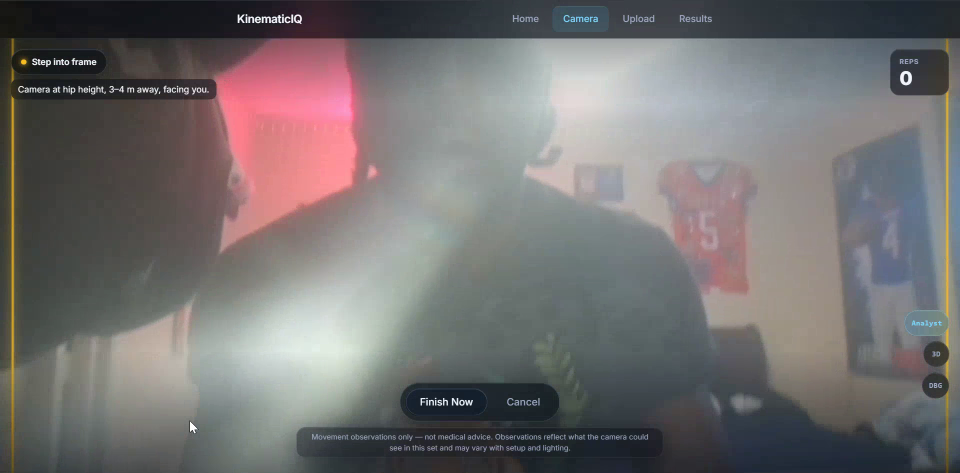
#> input picture docs/review/camera-ux-review/v2_5s_analyst-flow.png, 1920 x 946 px (shown at 1/2 size)
$ python annotate_frames.py
#> lines starting #> are read from the running program, lines starting #| are printed output that depends on the picture
from PIL import Image, ImageDraw, ImageFont
from pathlib import Path

out = Path(__file__).parent
font_sm = None
for fp in [r"C:\Windows\Fonts\arialbd.ttf", r"C:\Windows\Fonts\segoeui.ttf"]:
    try:
        font_sm = ImageFont.truetype(fp, 16)
        break
    except OSError:
        pass
if font_sm is None:
    font_sm = ImageFont.load_default()


def annotate(src_name: str, dst_name: str, callouts: list[dict]) -> None:
#> called with src_name = 'v2_5s_analyst-flow.png', dst_name = 'annotated-01-waiting-hierarchy.png'
    img = Image.open(out / src_name).convert("RGBA")
    draw = ImageDraw.Draw(img)
    w, h = img.size
#> w = 1920; h = 946

    for c in callouts:
        x, y = c["xy"]
        text = c["text"]
        color = c.get("color", (255, 80, 80, 255))
        bbox = draw.textbbox((0, 0), text, font=font_sm)
        tw, th = bbox[2] - bbox[0], bbox[3] - bbox[1]
        pad = 8
        box = [x, y, x + tw + pad * 2, y + th + pad * 2]
        draw.rounded_rectangle(box, radius=8, fill=(0, 0, 0, 200), outline=color, width=3)
        draw.text((x + pad, y + pad), text, fill=(255, 255, 255, 255), font=font_sm)
        if "point" in c:
            px, py = c["point"]
            draw.ellipse([px - 6, py - 6, px + 6, py + 6], fill=color)
            draw.line([box[0] + tw // 2, box[3], px, py], fill=color, width=2)
#> this loop made 5 passes
#> (bbox, tw, box) on passes 1 to 5: ((0, 3, 404, 18), 404, [24, 110, 444, 141]), ((0, 3, 322, 18), 322, [24, 185, 362, 216]), ((0, 3, 324, 18), 324, [900, 110, 1240, 141]), ((0, 3, 347, 18), 347, [24, 520, 387, 551]), ((0, 3, 283, 18), 283, [850, 620, 1149, 651])

    img.convert("RGB").save(out / dst_name, quality=92)
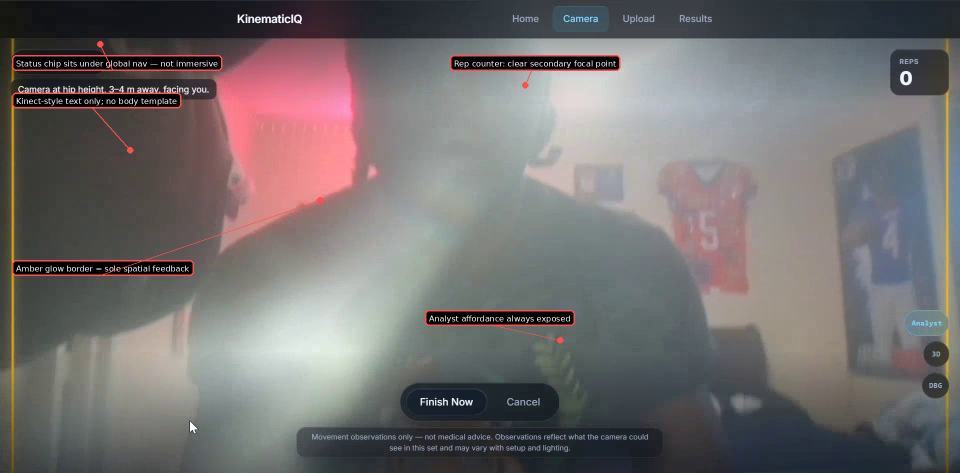
#> saved as annotated-01-waiting-hierarchy.png: PIL image 1920x946 RGB (shown at 1/2 size); mean R, G, B 114.7, 110, 110.4
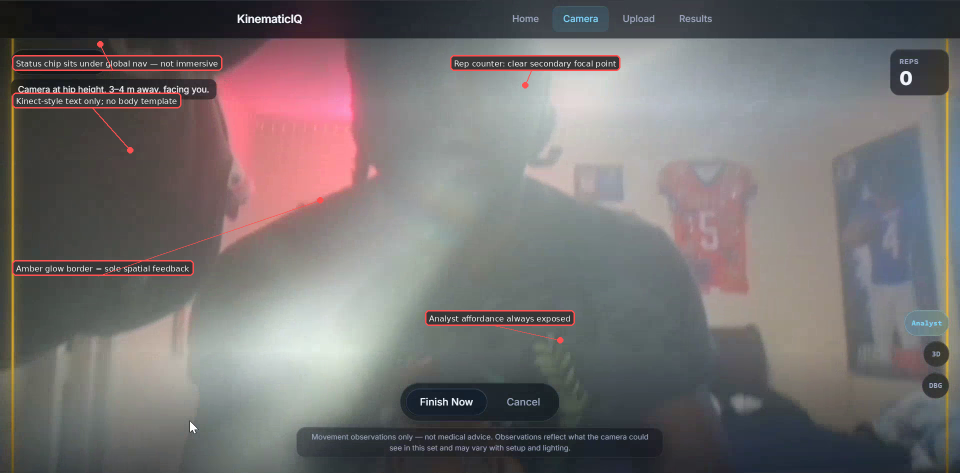
#> img: PIL image 1920x946 RGBA (shown at 1/2 size); mean R, G, B, A 114.7, 110, 110.4, 253.8; transparent parts drawn white
    print("wrote", dst_name)


annotate(
    "v2_5s_analyst-flow.png",
    "annotated-01-waiting-hierarchy.png",
    [
        {"xy": (24, 110), "text": "Status chip sits under global nav — not immersive", "point": (200, 88)},
        {"xy": (24, 185), "text": "Kinect-style text only; no body template", "point": (260, 300)},
        {"xy": (900, 110), "text": "Rep counter: clear secondary focal point", "point": (1050, 170)},
        {"xy": (24, 520), "text": "Amber glow border = sole spatial feedback", "point": (640, 400)},
        {"xy": (850, 620), "text": "Analyst affordance always exposed", "point": (1120, 680)},
    ],
)

annotate(
    "v1_15s_initial-flow.png",
    "annotated-02-analyst-clutter.png",
    [
        {"xy": (20, 100), "text": "Debug panel dominates left 40% of stage", "point": (30, 350)},
        {"xy": (860, 100), "text": "3D panel blocks subject + rep count", "point": (1000, 280)},
        {"xy": (860, 200), "text": "Skeleton reads MediaPipe demo", "point": (640, 400)},
        {"xy": (20, 250), "text": "Gate FAIL visible — normal users never see why", "point": (200, 500)},
    ],
)
#> call 2 of annotate, with src_name = 'v1_15s_initial-flow.png', dst_name = 'annotated-02-analyst-clutter.png'
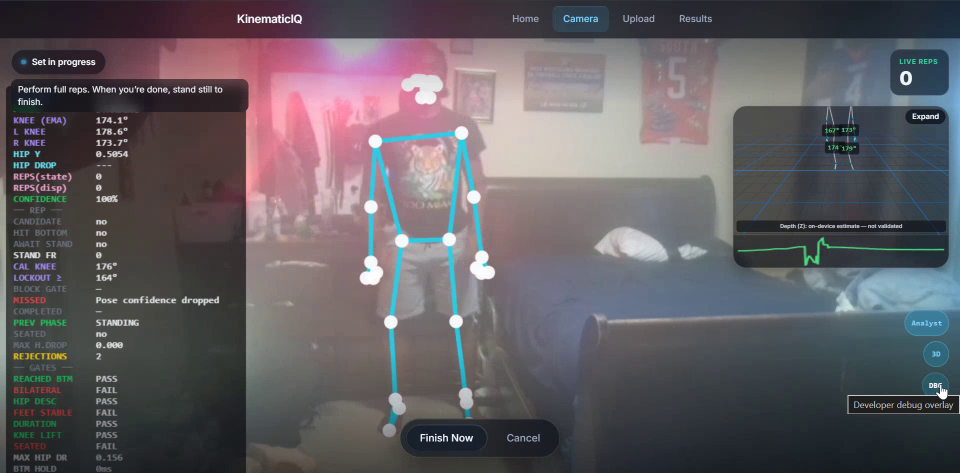
#> input picture docs/review/camera-ux-review/v1_15s_initial-flow.png, 1920 x 946 px (shown at 1/2 size)
#> the loop in annotate (call 2), `for c in callouts:` made 4 passes
#> (bbox, tw, box) on passes 1 to 4: ((0, 3, 333, 18), 333, [20, 100, 369, 131]), ((0, 3, 291, 18), 291, [860, 100, 1167, 131]), ((0, 3, 256, 18), 256, [860, 200, 1132, 231]), ((0, 3, 385, 18), 385, [20, 250, 421, 281])
#> in annotate (call 2), `img.convert("RGB").save(out / dst_name, quality=92)`:
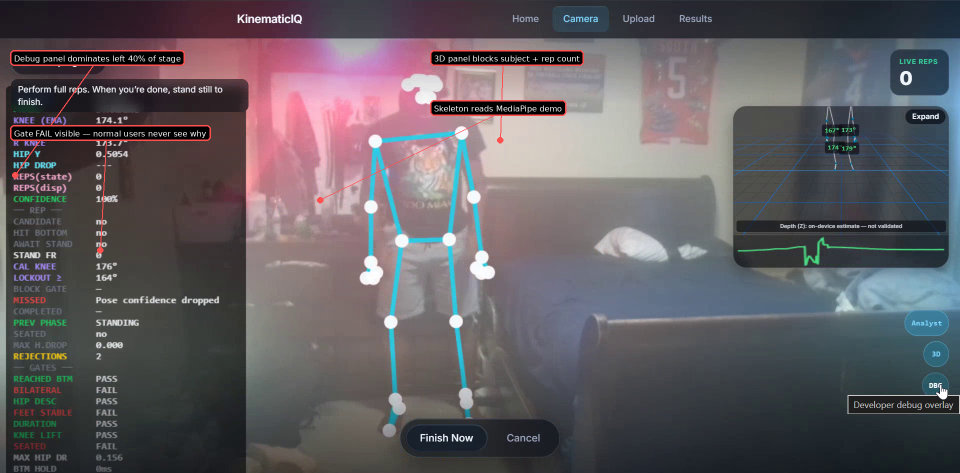
#> saved as annotated-02-analyst-clutter.png: PIL image 1920x946 RGB (shown at 1/2 size); mean R, G, B 97, 91.9, 96.6

annotate(
    "v2_120s_analyst-flow.png",
    "annotated-03-trust-desync.png",
    [
        {"xy": (20, 95), "text": "REPS(state) vs REPS(disp) can desync in DBG", "point": (120, 420)},
        {"xy": (20, 170), "text": "MISSED reason hidden from normal users", "point": (120, 560)},
        {"xy": (860, 95), "text": "Depth Z: not validated — honest but erodes trust", "point": (1000, 360)},
        {"xy": (860, 170), "text": "Unlabeled sparkline — hip Y? depth?", "point": (1000, 430)},
        {"xy": (20, 245), "text": "FEET STABLE FAIL while reps counted", "point": (120, 700)},
    ],
)
#> call 3 of annotate, with src_name = 'v2_120s_analyst-flow.png', dst_name = 'annotated-03-trust-desync.png'
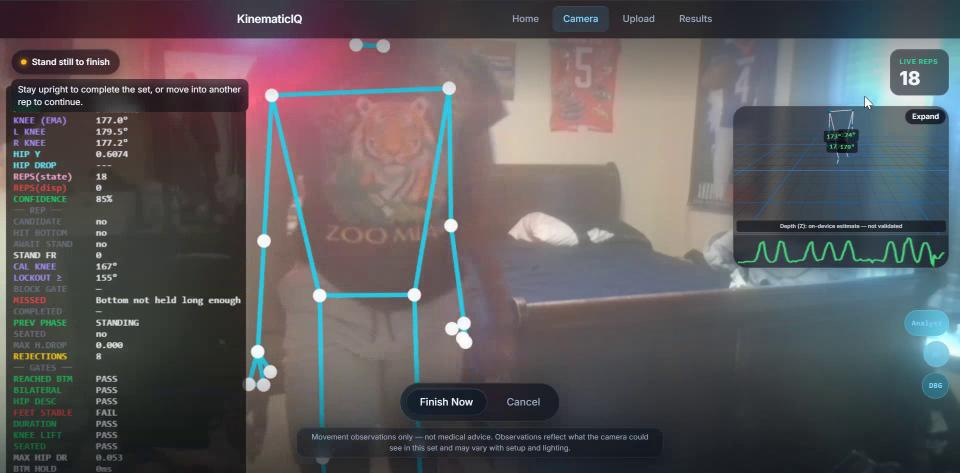
#> input picture docs/review/camera-ux-review/v2_120s_analyst-flow.png, 1920 x 946 px (shown at 1/2 size)
#> the loop in annotate (call 3), `for c in callouts:` made 5 passes
#> (bbox, tw, th, box) on passes 1 to 5: ((0, 3, 365, 18), 365, 15, [20, 95, 401, 126]), ((0, 3, 332, 15), 332, 12, [20, 170, 368, 198]), ((0, 3, 395, 18), 395, 15, [860, 95, 1271, 126]), ((0, 3, 293, 18), 293, 15, [860, 170, 1169, 201]), ((0, 3, 298, 18), 298, 15, [20, 245, 334, 276])
#> in annotate (call 3), `img.convert("RGB").save(out / dst_name, quality=92)`:
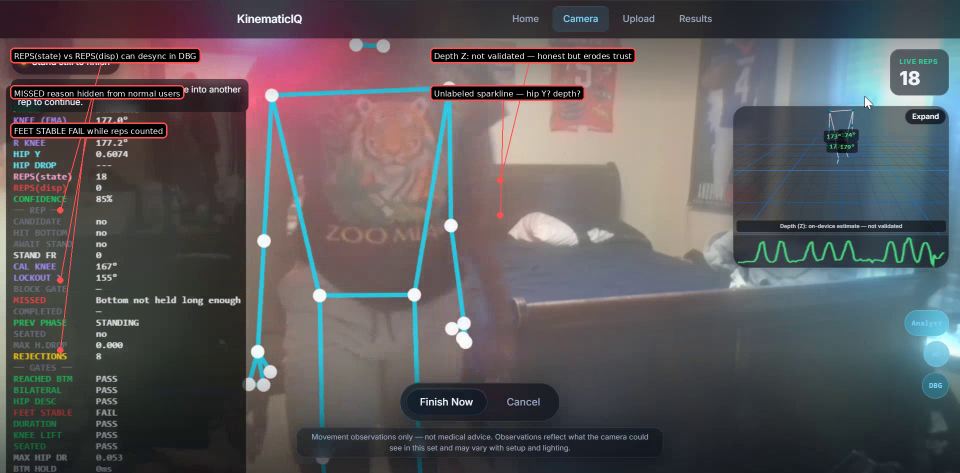
#> saved as annotated-03-trust-desync.png: PIL image 1920x946 RGB (shown at 1/2 size); mean R, G, B 91.9, 88.4, 90.8
#> in annotate (call 3), `img.convert("RGB").save(out / dst_name, quality=92)`:
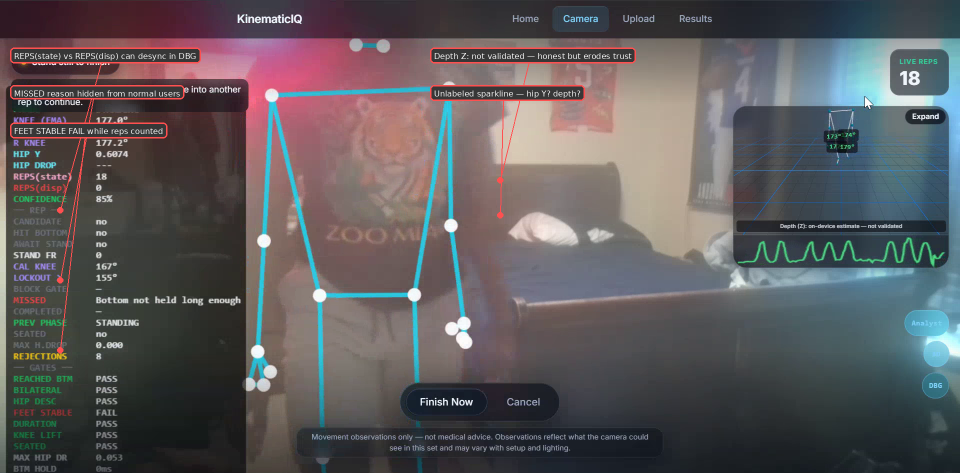
#> img: PIL image 1920x946 RGBA (shown at 1/2 size); mean R, G, B, A 91.9, 88.4, 90.8, 253.8; transparent parts drawn white

annotate(
    "v1_30s_initial-flow.png",
    "annotated-04-active-normal-clean.png",
    [
        {"xy": (24, 110), "text": "ACTIVE normal mode: no DBG/3D clutter", "point": (200, 200)},
        {"xy": (900, 110), "text": "Live reps prominent", "point": (1050, 200)},
        {"xy": (24, 190), "text": "Auto-finish copy is clear", "point": (280, 260)},
        {"xy": (860, 200), "text": "Skeleton still on in normal mode", "point": (640, 400)},
        {"xy": (420, 620), "text": "Disclaimer hidden during ACTIVE set", "point": (640, 680)},
    ],
)
#> (the run stopped early here; a loop or call above may not have finished)
